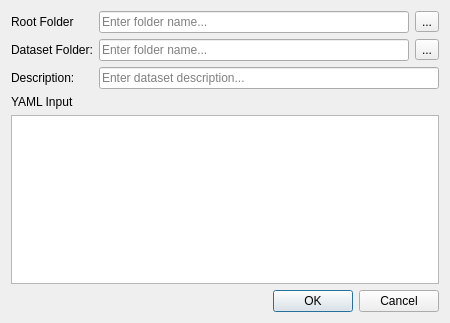
<?xml version="1.0" encoding="UTF-8"?>
<ui version="4.0">
 <class>frmNewDataset</class>
 <widget class="QDialog" name="frmNewDataset">
  <property name="geometry">
   <rect>
    <x>0</x>
    <y>0</y>
    <width>450</width>
    <height>323</height>
   </rect>
  </property>
  <property name="windowTitle">
   <string>Create New Dataset</string>
  </property>
  <layout class="QVBoxLayout" name="verticalLayout">
   <item>
    <layout class="QGridLayout" name="gridLayout">
     <item row="4" column="0" colspan="3">
      <widget class="QPlainTextEdit" name="txtYamlInput"/>
     </item>
     <item row="2" column="1" colspan="2">
      <widget class="QLineEdit" name="txtDescription">
       <property name="placeholderText">
        <string>Enter dataset description...</string>
       </property>
      </widget>
     </item>
     <item row="0" column="0">
      <widget class="QLabel" name="lblDestinationFolder">
       <property name="text">
        <string>Root Folder</string>
       </property>
      </widget>
     </item>
     <item row="2" column="0">
      <widget class="QLabel" name="lblDescription">
       <property name="text">
        <string>Description:</string>
       </property>
      </widget>
     </item>
     <item row="3" column="0" colspan="2">
      <widget class="QLabel" name="label">
       <property name="text">
        <string>YAML Input</string>
       </property>
      </widget>
     </item>
     <item row="0" column="2">
      <widget class="QToolButton" name="cmdBrowseRootFolder">
       <property name="text">
        <string>...</string>
       </property>
      </widget>
     </item>
     <item row="0" column="1">
      <widget class="QLineEdit" name="txtRootFolder">
       <property name="placeholderText">
        <string>Enter folder name...</string>
       </property>
      </widget>
     </item>
     <item row="1" column="0">
      <widget class="QLabel" name="lblDestinationFolder_2">
       <property name="text">
        <string>Dataset Folder:</string>
       </property>
      </widget>
     </item>
     <item row="1" column="1">
      <widget class="QLineEdit" name="txtDatasetFolder">
       <property name="placeholderText">
        <string>Enter folder name...</string>
       </property>
      </widget>
     </item>
     <item row="1" column="2">
      <widget class="QToolButton" name="cmdBrowseDatasetFolder">
       <property name="text">
        <string>...</string>
       </property>
      </widget>
     </item>
    </layout>
   </item>
   <item>
    <widget class="QDialogButtonBox" name="buttonBox">
     <property name="orientation">
      <enum>Qt::Orientation::Horizontal</enum>
     </property>
     <property name="standardButtons">
      <set>QDialogButtonBox::StandardButton::Cancel|QDialogButtonBox::StandardButton::Ok</set>
     </property>
    </widget>
   </item>
  </layout>
 </widget>
 <resources/>
 <connections>
  <connection>
   <sender>buttonBox</sender>
   <signal>accepted()</signal>
   <receiver>frmNewDataset</receiver>
   <slot>accept()</slot>
   <hints>
    <hint type="sourcelabel">
     <x>248</x>
     <y>254</y>
    </hint>
    <hint type="destinationlabel">
     <x>157</x>
     <y>274</y>
    </hint>
   </hints>
  </connection>
  <connection>
   <sender>buttonBox</sender>
   <signal>rejected()</signal>
   <receiver>frmNewDataset</receiver>
   <slot>reject()</slot>
   <hints>
    <hint type="sourcelabel">
     <x>316</x>
     <y>260</y>
    </hint>
    <hint type="destinationlabel">
     <x>286</x>
     <y>274</y>
    </hint>
   </hints>
  </connection>
 </connections>
</ui>
